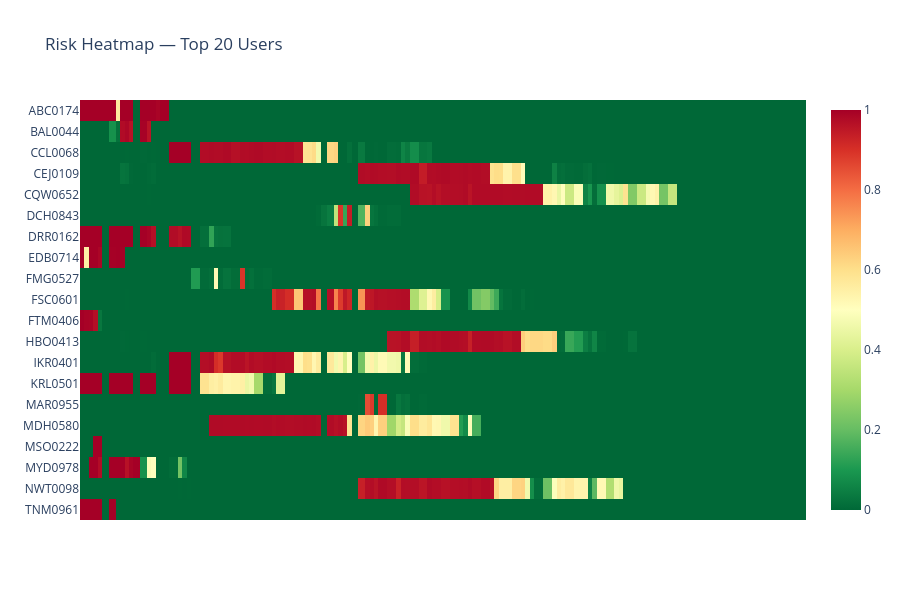

The cell this chart's notebook holds for it:
### Code cell
test_copy = test_df.copy().reset_index(drop=True)
test_copy["risk_score"] = ens_prob

top_users = test_copy.groupby("user")["risk_score"].mean().nlargest(20).index
hmap = (test_copy[test_copy["user"].isin(top_users)]
        .pivot_table(index="user", columns="date_only", values="risk_score", aggfunc="max").fillna(0))

fig = px.imshow(hmap.values, y=hmap.index.tolist(),
                x=[str(c)[:10] for c in hmap.columns],
                color_continuous_scale="RdYlGn_r", zmin=0, zmax=1,
                title="Risk Heatmap — Top 20 Users", height=600)
fig.update_xaxes(showticklabels=False)
fig.write_html("outputs/plots/risk_heatmap.html")
fig.show()
print("✅ Interactive heatmap saved")

### Figure 1 — Plotly figure (JSON) as saved in the notebook; plotly's stock layout.template omitted (floating-point values rounded to 4 significant figures; data arrays with more than 128 entries replaced by an {"elided": "..."} marker saying what was removed)
{"data": [{"coloraxis": "coloraxis", "hovertemplate": "x: %{x}<br>y: %{y}<br>color: %{z}<extra></extra>", "name": "0", "type": "heatmap", "x": ["2010-12-06", "2010-12-07", "2010-12-08", "2010-12-09", "2010-12-10", "2010-12-11", "2010-12-13", "2010-12-14", "2010-12-15", "2010-12-16", "2010-12-17", "2010-12-18", "2010-12-20", "2010-12-21", "2010-12-22", "2010-12-23", "2010-12-24", "2010-12-27", "2010-12-28", "2010-12-29", "2010-12-30", "2010-12-31", "2011-01-03", "2011-01-04", "2011-01-05", "2011-01-06", "2011-01-07", "2011-01-10", "2011-01-11", "2011-01-12", "2011-01-13", "2011-01-14", "2011-01-17", "2011-01-18", "2011-01-19", "2011-01-20", "2011-01-21", "2011-01-24", "2011-01-25", "2011-01-26", "2011-01-27", "2011-01-28", "2011-01-29", "2011-01-31", "2011-02-01", "2011-02-02", "2011-02-03", "2011-02-04", "2011-02-05", "2011-02-07", "2011-02-08", "2011-02-09", "2011-02-10", "2011-02-11", "2011-02-14", "2011-02-15", "2011-02-16", "2011-02-17", "2011-02-18", "2011-02-21", "2011-02-22", "2011-02-23", "2011-02-24", "2011-02-25", "2011-02-28", "2011-03-01", "2011-03-02", "2011-03-03", "2011-03-04", "2011-03-07", "2011-03-08", "2011-03-09", "2011-03-10", "2011-03-11", "2011-03-14", "2011-03-15", "2011-03-16", "2011-03-17", "2011-03-18", "2011-03-21", "2011-03-22", "2011-03-23", "2011-03-24", "2011-03-25", "2011-03-28", "2011-03-29", "2011-03-30", "2011-03-31", "2011-04-01", "2011-04-04", "2011-04-05", "2011-04-06", "2011-04-07", "2011-04-08", "2011-04-11", "2011-04-12", "2011-04-13", "2011-04-14", "2011-04-15", "2011-04-18", "2011-04-19", "2011-04-20", "2011-04-21", "2011-04-25", "2011-04-26", "2011-04-27", "2011-04-28", "2011-04-29", "2011-05-02", "2011-05-03", "2011-05-04", "2011-05-05", "2011-05-06", "2011-05-09", "2011-05-10", "2011-05-11", "2011-05-12", "2011-05-13", "2011-05-16"], "xaxis": "x", "y": ["ABC0174", "BAL0044", "CCL0068", "CEJ0109", "CQW0652", "DCH0843", "DRR0162", "EDB0714", "FMG0527", "FSC0601", "FTM0406", "HBO0413", "IKR0401", "KRL0501", "MAR0955", "MDH0580", "MSO0222", "MYD0978", "NWT0098", "TNM0961"], "yaxis": "y", "z": {"elided": "20x119 float values"}}], "layout": {"coloraxis": {"cmax": 1, "cmin": 0, "colorscale": [[0, "rgb(0,104,55)"], [0.1, "rgb(26,152,80)"], [0.2, "rgb(102,189,99)"], [0.3, "rgb(166,217,106)"], [0.4, "rgb(217,239,139)"], [0.5, "rgb(255,255,191)"], [0.6, "rgb(254,224,139)"], [0.7, "rgb(253,174,97)"], [0.8, "rgb(244,109,67)"], [0.9, "rgb(215,48,39)"], [1, "rgb(165,0,38)"]]}, "height": 600, "title": {"text": "Risk Heatmap — Top 20 Users"}, "xaxis": {"anchor": "y", "constrain": "domain", "domain": [0, 1], "scaleanchor": "y", "showticklabels": false}, "yaxis": {"anchor": "x", "autorange": "reversed", "constrain": "domain", "domain": [0, 1]}}}
